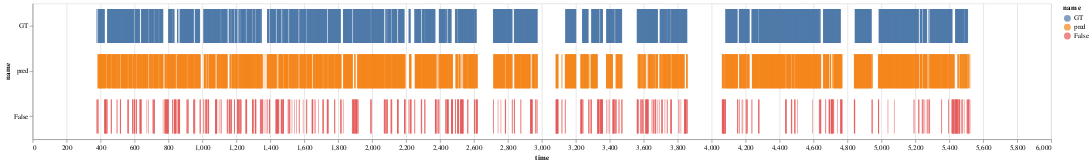

The code cell stored with this chart in its notebook:
### Code cell
alt.Chart(df_totick).mark_tick().encode(
    x='time:Q',
    y='name:O',
    color = 'name'
    
).properties(
    width=1500,
    height=200
)

### Figure 1 — Vega-Lite specification as saved in the notebook (floating-point values rounded to 4 significant figures; data arrays with more than 128 entries replaced by an {"elided": "..."} marker saying what was removed)
{"config": {"view": {"continuousWidth": 300, "continuousHeight": 300}}, "data": {"name": "data-c5727d1b3236e5adbcdebd57b315b451"}, "mark": {"type": "tick"}, "encoding": {"color": {"field": "name", "type": "nominal"}, "x": {"field": "time", "type": "quantitative"}, "y": {"field": "name", "type": "ordinal"}}, "height": 200, "width": 1500, "$schema": "https://vega.github.io/schema/vega-lite/v5.8.0.json", "datasets": {"data-c5727d1b3236e5adbcdebd57b315b451": {"elided": "8256 records"}}}
